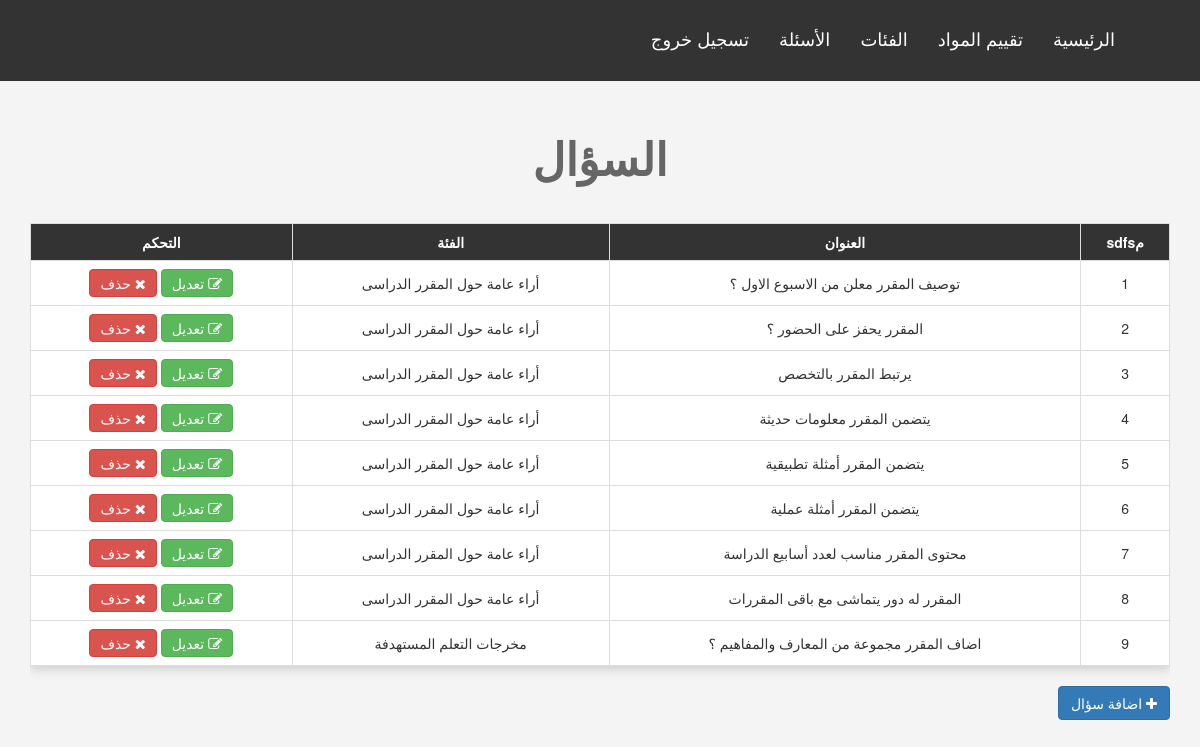
The page /question.php on the database its author committed.
### tables this page shows
CREATE TABLE `questions` (
  `question_id` int(11) NOT NULL,
  `question` varchar(255) NOT NULL,
  `title_id` int(11) NOT NULL
);

CREATE TABLE `titles` (
  `title_id` int(11) NOT NULL,
  `title` varchar(255) NOT NULL
);

### question.php (the view, shortened to what this page needs)
<?php
	include 'init.php';
	$sql=" SELECT * FROM `questions` ORDER BY title_id";
$result=mysqli_query($connect,$sql);
$data=array();
while ($row=mysqli_fetch_assoc($result)) {
	$data[]=$row;
}
$count=1;
?>
<h1 class="text-center">السؤال</h1>
		<div class="container">
			<div class="table-responsive">
				<table class="main-table text-center table table-bordered">
					<tr>
						<th>مsdfs</th>
						<th>العنوان</th>
						<th>الفئة</th>
						<th>التحكم</th>
					</tr>
				<?php foreach ($data as$value) {
					$title_id=$value['title_id'];
					$select_title="SELECT * FROM titles WHERE title_id='$title_id'";
					$select_title_result=mysqli_query($connect,$select_title);
					$row_title=mysqli_fetch_assoc($select_title_result);
				?>
					<tr>
						<td><?php echo $count; ?></td>
						<td><?php echo $value['question']; ?></td>
						<td><?php echo $row_title['title']; ?></td>
						<td>
							<a href="question_edit.php?id=<?php echo $value['question_id']; ?>" class="btn btn-success"><i class="fa fa-edit"></i>
								تعديل
							</a>
							<a href="question_delete.php?id=<?php echo $value['question_id']; ?>" class="btn btn-danger confirm"><i class="fa fa-close"></i>
								حذف</a>
						</td>
					</tr>
					<?php  $count++; } ?>
				</table>
			</div>
			<a href='question_add.php' class="btn btn-primary">
				<i class="fa fa-plus"> </i>  اضافة سؤال </a>

### includes/templates/header.php (shortened to what this page needs)
<!DOCTYPE html>
<html>
<head>
	<link rel="stylesheet" href="layout/css/bootstrap.min.css">
	<link rel="stylesheet" type="text/css" href="layout/css/font-awesome.min.css">
	<link rel="stylesheet" type="text/css" href="layout/css/backend.css">
</head>
<body>

### init.php (shortened to what this page needs)
<?php
include 'includes/templates/header.php';
if(! isset($noNavbar)){include 'includes/templates/navbar.php';}

### includes/templates/navbar.php (shortened to what this page needs)
<nav class="navbar navbar-default navbar-fixed-top" id="main_navbar" style="background-color: #333">
	    <div class="container">
            <div class="collapse navbar-collapse" id="bs-example-navbar-collapse-1" style="float: right;">
                <ul class="nav navbar-nav">
                    <li><a href="logout.php" style="font-family: sans-serif;font-size: large;"> تسجيل خروج </a></li>
                    <li><a href="question.php" style="font-family: sans-serif;font-size: large;">الأسئلة</a></li>
                    <li><a href="categories.php" style="font-family: sans-serif;font-size: large;">الفئات</a></li>
                    <li><a href="survey.php" style="font-family: sans-serif;font-size: large;">تقييم المواد</a></li>
                    <li><a href="index.php" style="font-family: sans-serif;font-size: large;">الرئيسية</a></li>
                </ul>
            </div>
        </div>
 	</nav>

### layout/css/backend.css (style rules this page uses)
body { background-color: #F4F4F4; }
h1 { font-size: 45px; margin: 40px 0; font-weight: bold; color: #666; }
.main-table { -webkit-box-shadow:0 3px 10px #ccc; }
.main-table td { background-color: #fff; vertical-align: middle !important; }
.main-table tr th { background-color: #333; color: #fff; text-align: center; }
.main-table .btn { padding: 3px 10px; }
.navbar-default { background-color:transparent; border-color: transparent; }
.navbar { min-height: 50px; margin-bottom: 20px; padding: 15px 0; }
.navbar-default .navbar-nav>li>a { color: #ffffff; font-family: sans-serif; font-size: large; }
h1 { margin-top: 133px; }

### question.php (style rules this page uses)
body { direction: rtl; }

### rows shown on the page
questions: question "توصيف المقرر معلن من الاسبوع الاول ؟", title.title "أراء عامة حول المقرر الدراسى"
questions: question "المقرر يحفز على الحضور ؟", title.title "أراء عامة حول المقرر الدراسى"
questions: question "يرتبط المقرر بالتخصص", title.title "أراء عامة حول المقرر الدراسى"
questions: question "يتضمن المقرر معلومات حديثة", title.title "أراء عامة حول المقرر الدراسى"
questions: question "يتضمن المقرر أمثلة تطبيقية", title.title "أراء عامة حول المقرر الدراسى"
questions: question "يتضمن المقرر أمثلة عملية", title.title "أراء عامة حول المقرر الدراسى"
questions: question "محتوى المقرر مناسب لعدد أسابيع الدراسة", title.title "أراء عامة حول المقرر الدراسى"
questions: question "المقرر له دور يتماشى مع باقى المقررات", title.title "أراء عامة حول المقرر الدراسى"
questions: question "اضاف المقرر مجموعة من المعارف والمفاهيم ؟", title.title "مخرجات التعلم المستهدفة"
